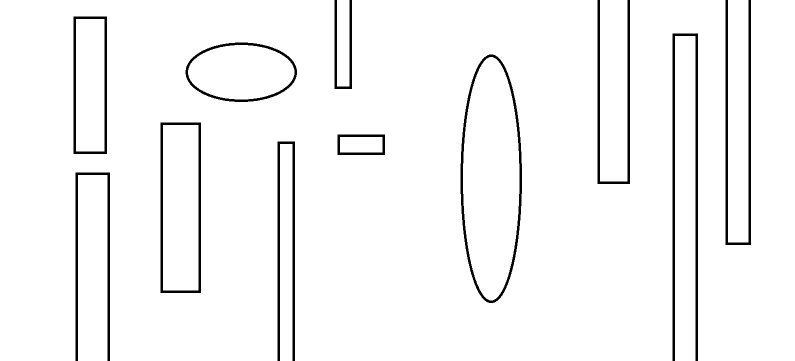
#> input picture test_images/test4.png, 1590 x 722 px (shown at 1/2 size)
$ python formatImage.py
#> lines starting #> are read from the running program, lines starting #| are printed output that depends on the picture; after the words box and inside, x2 and y2 are one past the last pixel; in counts of white or black regions, pixels touching at a corner belong together
from PIL import Image, ImageOps
import numpy as np
import matplotlib.pyplot as plt


img = Image.open('test_images/test4.png')
#> img is the input picture: PIL image 1590x722 RGB; 96.3% white; 11 black regions, largest, box (x1, y1, x2, y2) and area: (1345, 67, 1396, 722) 6755, (921, 109, 1044, 606) 5241, (1451, 0, 1502, 490) 5105

fixed_size = (1800, 900)
img = img.resize(fixed_size)
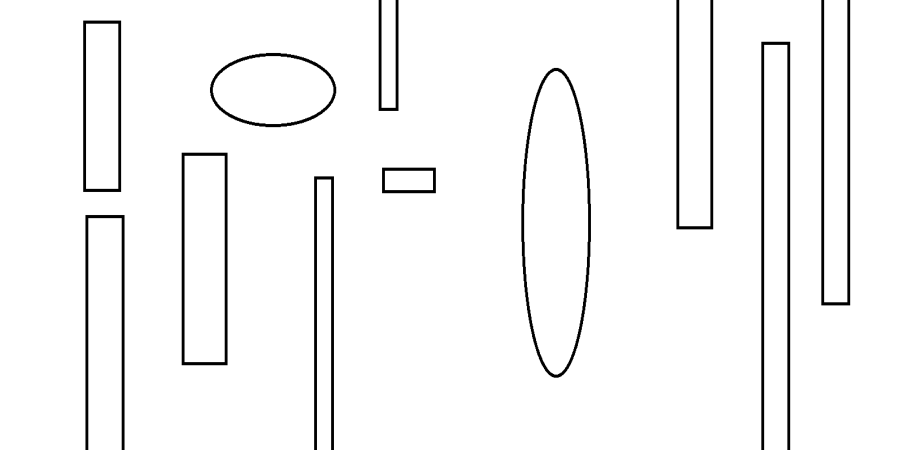
#> img: PIL image 1800x900 RGB (shown at 1/2 size); min 0, max 255, mean 245.5

img = ImageOps.grayscale(img)
#> img: PIL image 1800x900 L

np_img = np.array(img)


np_img = ~np_img
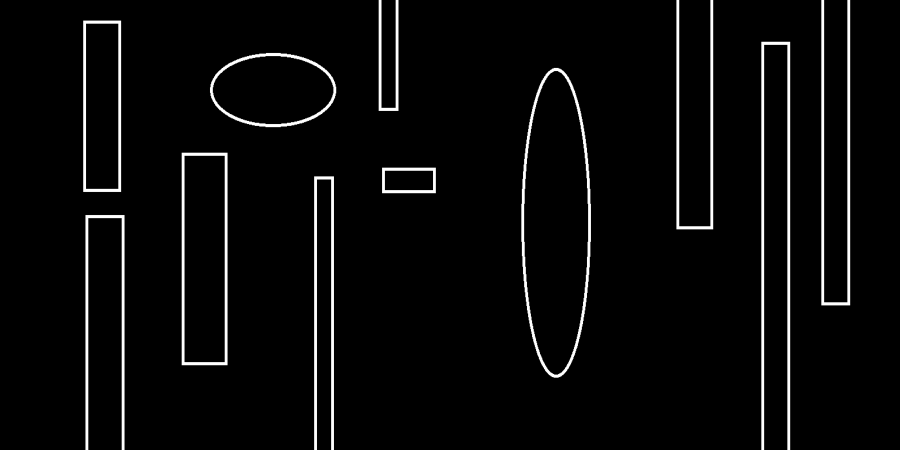
#> np_img: shape (900, 1800) (shown at 1/2 size); min 0, max 255, mean 9.5
np_img[np_img > 0] = 1
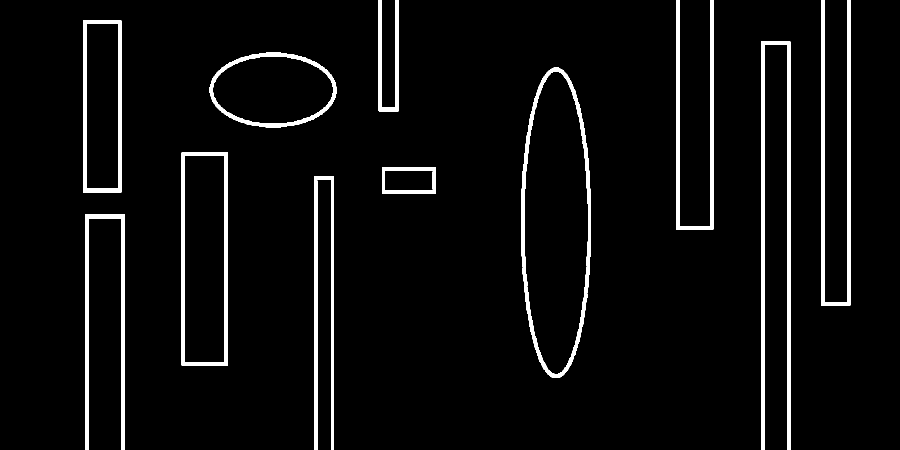
#> np_img: shape (900, 1800) (shown at 1/2 size); values 0 (black) and 1 (white), 4.6% white; 11 white regions, largest, box (x1, y1, x2, y2) and area: (1522, 83, 1581, 900) 11753, (1042, 135, 1182, 756) 9007, (1642, 0, 1701, 611) 8869

plt.set_cmap('binary')
plt.imshow(np_img)
plt.show()

np.save('test_images/test4.npy', np_img)

$ run again, with test_images/test1.png copied over test_images/test4.png
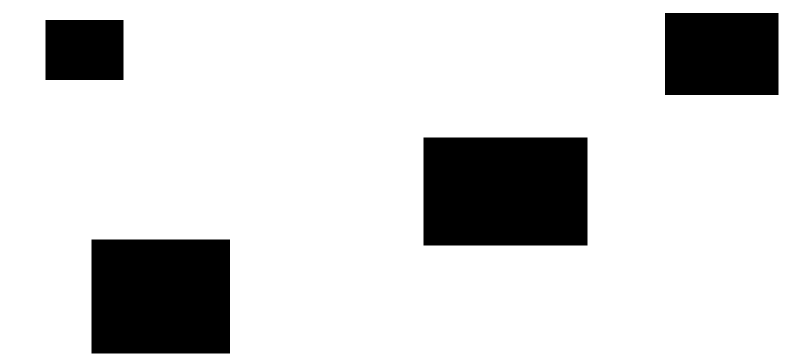
#> input picture test_images/test1.png, 1590 x 722 px (shown at 1/2 size)
#> img is the input picture: PIL image 1590x722 RGB; 83.5% white; 4 black regions, box (x1, y1, x2, y2) and area: (847, 275, 1175, 491) 70848, (183, 479, 460, 707) 63156, (1330, 26, 1557, 190) 37228, (91, 40, 247, 160) 18720
#> `img = img.resize(fixed_size)`:
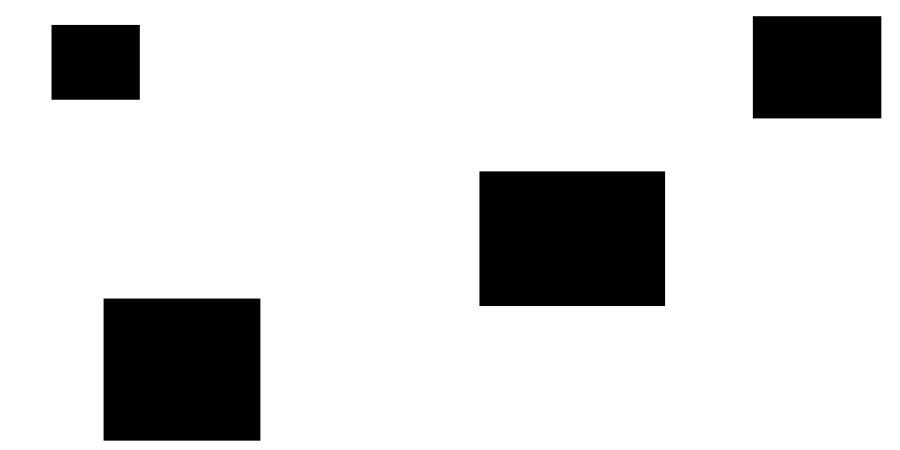
#> img: PIL image 1800x900 RGB (shown at 1/2 size); min 0, max 255, mean 212.8
#> `np_img[np_img > 0] = 1`:
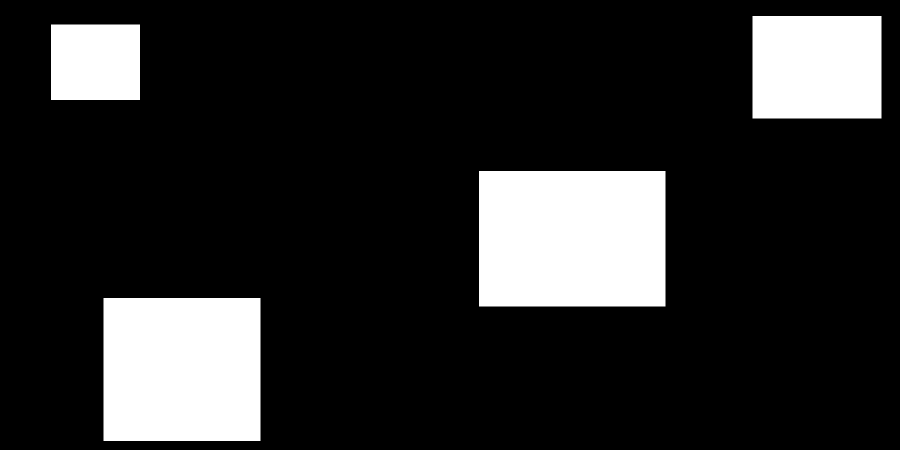
#> np_img: shape (900, 1800) (shown at 1/2 size); values 0 (black) and 1 (white), 16.7% white; 4 white regions, box (x1, y1, x2, y2) and area: (958, 342, 1331, 613) 101083, (207, 596, 521, 882) 89804, (1505, 32, 1763, 237) 52890, (102, 49, 280, 200) 26878

$ run again, with test_images/test10.png copied over test_images/test4.png
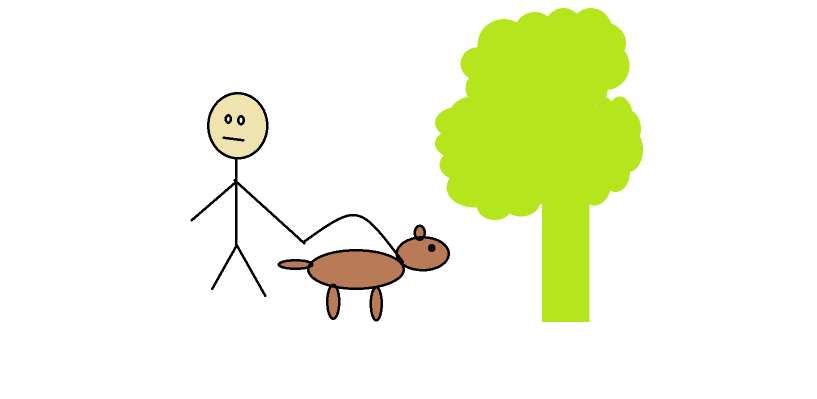
#> input picture test_images/test10.png, 1634 x 798 px (shown at 1/2 size)
#> img is the input picture: PIL image 1634x798 RGB; mean R, G, B 242.5, 247.4, 222.5
#> `img = ImageOps.grayscale(img)`:
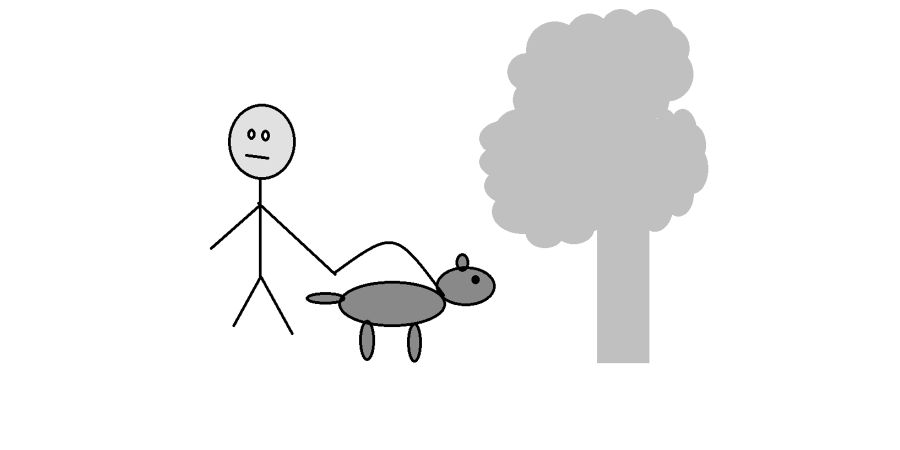
#> img: PIL image 1800x900 L (shown at 1/2 size); min 0, max 255, mean 243.1
#> `np_img[np_img > 0] = 1`:
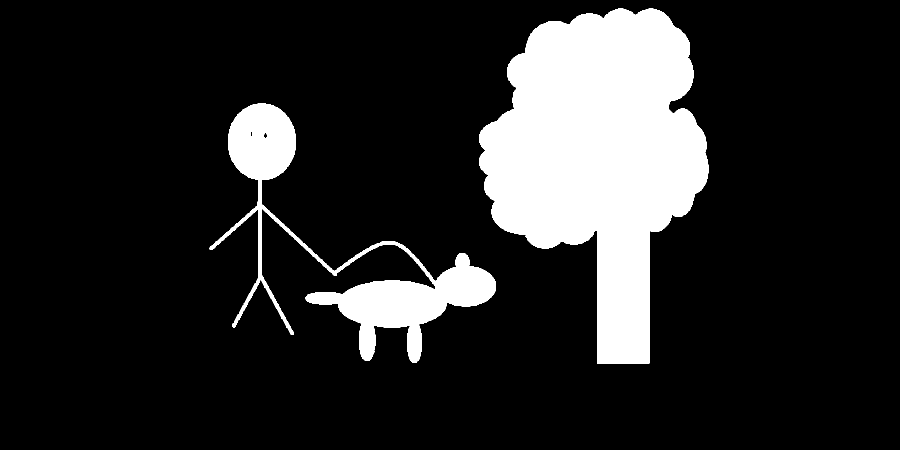
#> np_img: shape (900, 1800) (shown at 1/2 size); values 0 (black) and 1 (white), 15.3% white; 2 white regions, box (x1, y1, x2, y2) and area: (958, 17, 1417, 727) 195184, (419, 207, 992, 726) 53301
